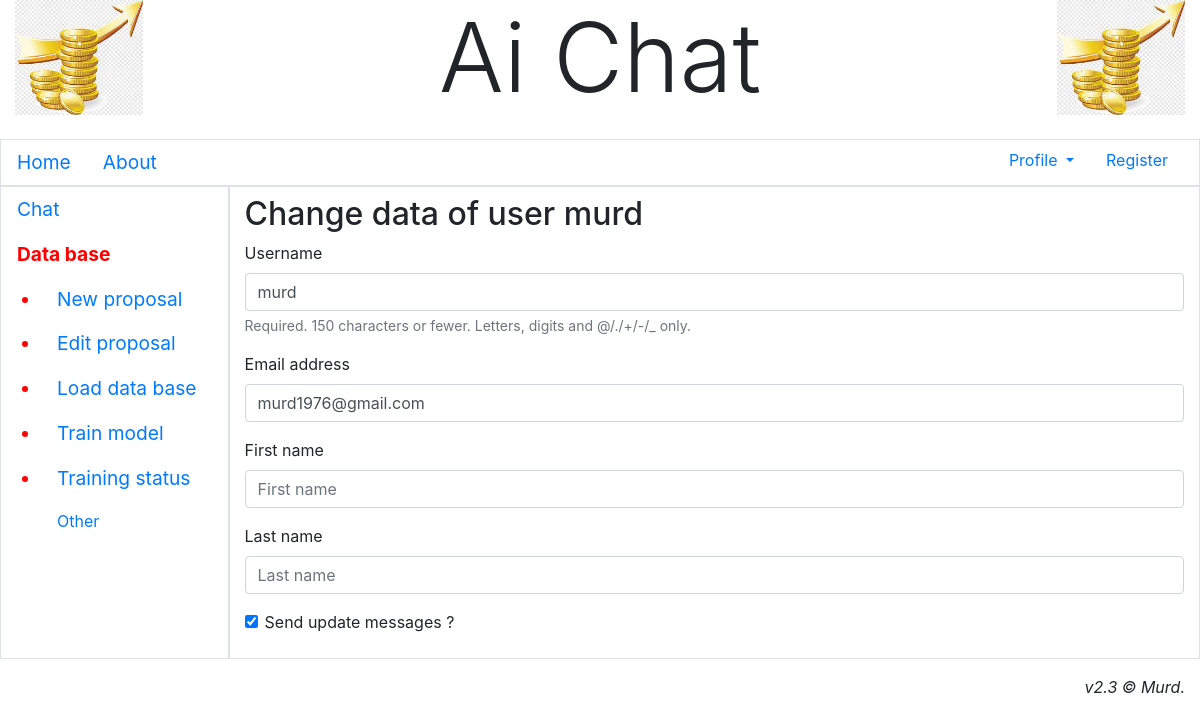
The page /accounts/profile/change/ (signed in) on the database its author committed.
### chat/models.py (models this page shows)
class AdvUser(AbstractUser):
    is_activated = models.BooleanField(default = True, db_index = True, verbose_name = 'Has been activated ?')
    send_messages = models.BooleanField(default = True, verbose_name = 'Send update messages ?')
    paid_account = models.BooleanField(default = False)
    class Meta(AbstractUser.Meta):
        pass

### chat/views.py (the view)
# urls.py: path('accounts/profile/change/', views.ChangeUserInfoView.as_view(), name= 'my_profile_change'),
class ChangeUserInfoView(SuccessMessageMixin, LoginRequiredMixin, UpdateView):
    model = AdvUser
    template_name = 'chat/chat_change_user_info.html'
    form_class = ChangeUserInfoForm
    success_url = reverse_lazy('chat:my_profile')
    success_message = 'User data changed'
    def setup(self, request, *args, **kwargs):
        self.user_id = request.user.pk
        return super().setup(request, *args, **kwargs)
    def get_object(self, queryset=None):
        if not queryset:
            queryset = self.get_queryset()
        return get_object_or_404(queryset, pk=self.user_id)

### chat/forms.py
class ChangeUserInfoForm(forms.ModelForm):
    email = forms.EmailField(required= True, label= 'Email address')
    class Meta:
        model= AdvUser
        fields= ('username', 'email', 'first_name', 'last_name', 'send_messages')

### chat/templates/chat/chat_change_user_info.html (shortened to what this page needs)
{% extends "chat/chat_base.html" %}
{% load bootstrap4 %}
{% block content %}
<h2> Change data of user {{ user.username }} </h2>
<form method="post">
  {% bootstrap_form form layout='horizontal' %}
</form>
{% endblock %}

### rows shown on the page
AdvUser: username "murd", email "murd1976@gmail.com", send_messages "☑"
